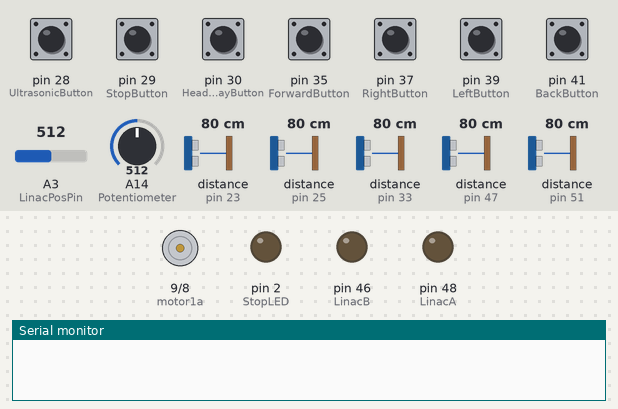
Bench run of a sketch on a simulated Arduino Mega 2560, built with avr-gcc and run on an emulated ATmega2560. On the bench: motor-driver pin pairs drawn as motors (green arrow = first pin HIGH = forward, orange = second pin HIGH = backward, longer = more drive), output pins drawn as LEDs (lit = HIGH), the last lines printed to the serial monitor. Wiring (inferred from the names in the program): 5 × ultrasonic range finder: trigger pin 22, echo pin 23 / trigger pin 24, echo pin 25 / trigger pin 32, echo pin 33 / trigger pin 45, echo pin 47 / trigger pin 49, echo pin 51. Inputs (shaded band) come from the test bench; at power-on: pin 28 (UltrasonicButton), pin 29 (StopButton), pin 30 (HeadArrayButton), pin 35 (ForwardButton), pin 37 (RightButton), pin 39 (LeftButton), pin 41 (BackButton) LOW, A3 (LinacPosPin) = 512, A14 (Potentiometer) = 512, distance to the obstacle (sensors on pin 23, pin 25, pin 33, pin 47, pin 51) 80 cm. The echo pulse lasts 58.3 µs per cm; pins used as bus, display or sensor lines are not drawn.

Above: at 1.2 s.
1.3 s: pin 35 (ForwardButton) pulled HIGH for 0.15 s
At 1.48 s:
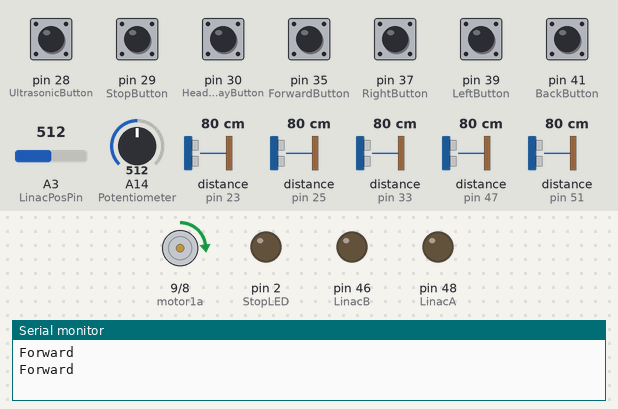
3.0 s: pin 41 (BackButton) pulled HIGH for 1 s
At 3.29 s:
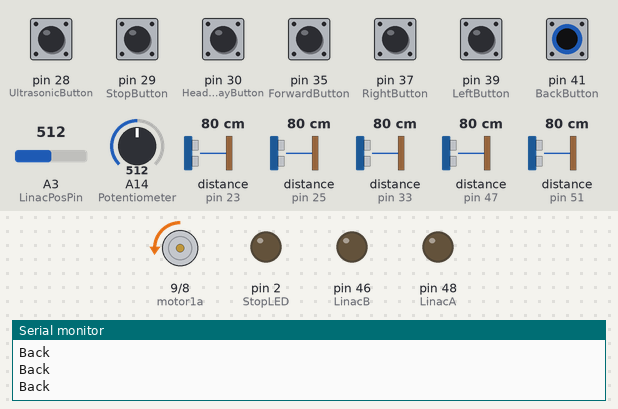
6.0 s: pin 39 (LeftButton) pulled HIGH for 0.15 s
At 6.6 s:
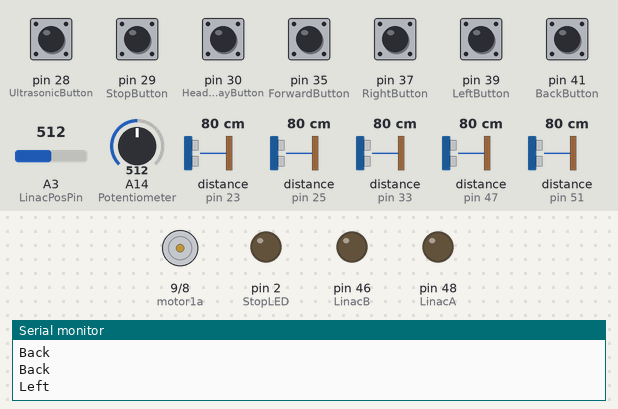
7.6 s: pin 29 (StopButton) pulled HIGH for 0.15 s
At 8.0 s:
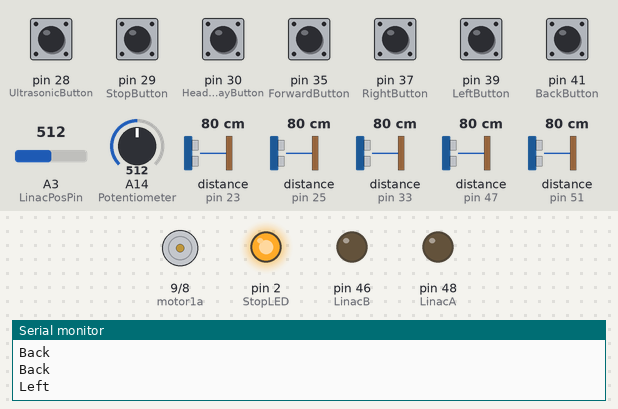
9.2 s: pin 29 (StopButton) pulled HIGH for 1 s
At 9.6 s:
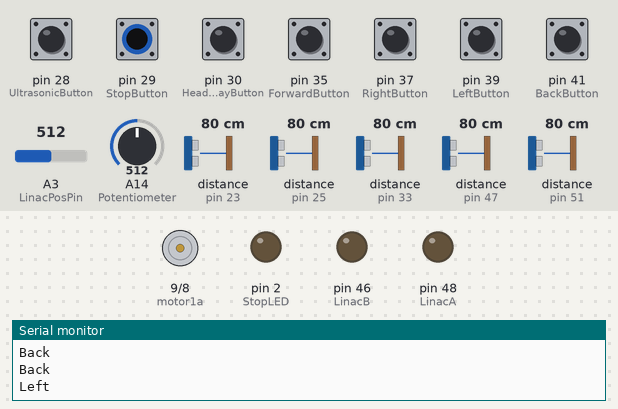
11.7 s: pin 35 (ForwardButton) pulled HIGH for 1 s
At 12.04 s:
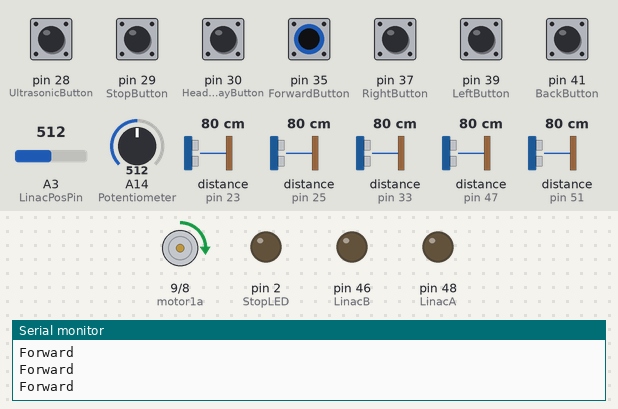
Timing chart, 0 to 14.7 s (numbered marks = the images above; inputs shaded):
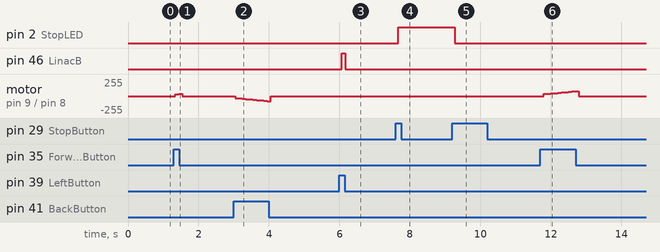

The sketch:

BabyCarV5_1_1Code___Copy.ino
```cpp
/*Error Docs:

avrdude: stk500v2_getsync(): timeout communicating with programmer
-select through the tools->ports-> mega adk

*/
#include <Arduino.h>
//Joystick Setup
#define VRXPIN A0
#define VRYPIN A1

#define LinacA 48
#define LinacB 46
#define LinacPosPin A3
#define ENA 12


//back and front proximity sensors
#define UltraFrontTrig 49
#define UltraFrontEcho 51

#define UltraBackTrig 45
#define UltraBackEcho 47

//Head array sensors
#define ultra_left_trig 22
#define ultra_left_echo 23

#define ultra_right_trig 24
#define ultra_right_echo 25

#define ultra_back_trig 32
#define ultra_back_echo 33
//control panel
#define UltrasonicButton 28  //ultra toggle
#define HeadArrayButton 30
#define Potentiometer A14     //motor speed
//kill switch
#define StopButton 29
#define StopLED 2

#define ForwardButton 35
#define RightButton 37
#define LeftButton 39
#define BackButton 41

#define motor1a 9
#define motor1b 8

#define LinacUpperLimit 380
#define LinacLowerLimit 220

int RealLinacPos;

//Ultrasonic Setup

int ProxFront;
long duration1;
int distance1;

int ProxBack;
long duration2;
int distance2;

int Forward;
int Right;
int Left;
int Back;

int ButtonMotorSpeed = 10;

enum head_array_state {
  LEFT,
  RIGHT,
  FRONT,
  NONE
} ;

//Killswitch Setup
int PreviousStopButtonState;
int CurrentStopButtonState;
int StopStatus;
// int StopLED = 37;

int xRestMin;
int xRestMax;
int LinacRestMax;
int LinacRestMin;
int LinacExtendMax;
int LinacExtendMin;

int yRestMin;

int yRestMax;

unsigned long t0;
unsigned long elapsed;


class Ultrasonic {
private:
  byte echo_pin;
  byte trigger_pin;
  float duration;
  int distance;
  head_array_state state;
public:
  Ultrasonic(byte e_pin, byte t_pin, head_array_state s_state) {
    echo_pin = e_pin;
    trigger_pin = t_pin;
    state = s_state;
    init();
  }

  void init() {
    pinMode(echo_pin, INPUT);
    pinMode(trigger_pin, OUTPUT);
    update();
  }

  int update() {

    digitalWrite(trigger_pin, LOW);
    // digitalWrite(echo_pin, LOW);
    delayMicroseconds(2);
    // Sets the trigPin on HIGH state for 10 micro seconds

    digitalWrite(trigger_pin, HIGH);
    // digitalWrite(echo_pin, HIGH);
    delayMicroseconds(10);

    digitalWrite(trigger_pin, LOW);
    // digitalWrite(echo_pin, LOW);
    delayMicroseconds(10);


    duration = pulseIn(echo_pin, HIGH, 10000);
    //duration2 = pulseIn(UltraBackEcho, HIGH);
    // Reads the echoPin, returns the sound wave travel time in microseconds

    // Calculating the distance
    distance = duration * 0.034 / 2;

    if (distance == 0) {
      distance = 1000;
    }

    return distance;
    delay(100);
  }

  int get_dist() {
    return distance;
  }

  head_array_state get_state() {
    return state;
  }


  bool check_prox() {
    if (digitalRead(UltrasonicButton) == HIGH) {
        return update() > 30;
    } else {
      return true;
    }
  }

  bool check_head_array() {
    if (digitalRead(HeadArrayButton) == HIGH) {
      return update() > 30;
    } else {
      return true;
    }
  }
};

void ramp_speed(int maxSpeed) {
  if (ButtonMotorSpeed < maxSpeed) {
    ButtonMotorSpeed += 5;
  }
}

Ultrasonic ultra_front(UltraFrontEcho, UltraFrontTrig, NONE);
Ultrasonic ultra_back(UltraBackEcho, UltraBackTrig, NONE);
Ultrasonic ultra_left(ultra_left_echo, ultra_left_trig, LEFT);
Ultrasonic ultra_right(ultra_right_echo, ultra_right_trig, RIGHT);
Ultrasonic head_ultra_back(ultra_back_echo, ultra_back_trig, FRONT);


Ultrasonic head_array[] = {ultra_left, ultra_right, head_ultra_back};


head_array_state check_head_array() {
  head_array[0].update();
  head_array[1].update();
  head_array[2].update();

  int min_value = min(min(head_array[0].get_dist(), head_array[1].get_dist()), head_array[2].get_dist());

  if (min_value >= 30 || min_value == 0) {
    return NONE;
  } else {
    for (int i = 0; i <= 2; i++) {
      if (min_value == head_array[i].get_dist()) {
        return head_array[i].get_state();
      }
    }
    return NONE;
  }
}

void setup() {
  //Motors
  pinMode(motor1a, OUTPUT);
  pinMode(motor1b, OUTPUT);

  //Linear Actuator
  pinMode(LinacA, OUTPUT);
  pinMode(LinacB, OUTPUT);
  pinMode(LinacPosPin, INPUT);

  //Ultrasonic Sensors
  pinMode(UltraFrontTrig, OUTPUT);
  pinMode(UltraFrontEcho, INPUT);

  pinMode(UltraBackTrig, OUTPUT);
  pinMode(UltraBackEcho, INPUT);

  pinMode(ultra_left_echo, INPUT);
  pinMode(ultra_left_trig, OUTPUT);

  pinMode(ultra_right_echo, INPUT);
  pinMode(ultra_right_trig, OUTPUT);

  pinMode(ultra_back_echo, INPUT);
  pinMode(ultra_back_trig, OUTPUT);

  pinMode(UltrasonicButton, INPUT);
  pinMode(HeadArrayButton, INPUT);


  //Misc
  pinMode(Potentiometer, INPUT);

  //Killswitch
  pinMode(StopButton, INPUT);
  pinMode(StopLED, OUTPUT);
  StopStatus = 0;

  //Buttons
  pinMode(ForwardButton, INPUT);
  pinMode(RightButton, INPUT);
  pinMode(LeftButton, INPUT);
  pinMode(BackButton, INPUT);

  Serial.begin(9600);
  Serial2.begin(9600);
}


void loop() {
  t0 = micros();
// loop logic
  elapsed = micros() - t0;
  // Serial.println(elapsed);

  //Changing Values;

  int MaxMotorSpeed = map(analogRead(Potentiometer), 0, 1023, 25, 300);  //last number value is max motor speed


  RealLinacPos = analogRead(LinacPosPin);
  // Serial.print("Linear Atuator Position:");

  //Serial.println(NegativeyValue);


  Forward = digitalRead(ForwardButton);
  Back = digitalRead(BackButton);
  Left = digitalRead(LeftButton);
  Right = digitalRead(RightButton);


  //Estop
  PreviousStopButtonState = CurrentStopButtonState;
  CurrentStopButtonState = (digitalRead(StopButton));

  if ((CurrentStopButtonState == 1) && (PreviousStopButtonState == 0)) {
    if (StopStatus == 0) {
      StopStatus = 1;
    } else if (StopStatus == 1) {
      StopStatus = 0;
    }
  }
  if (StopStatus == 1) {
    digitalWrite(StopLED, HIGH);
  } else if (StopStatus == 0) {
    digitalWrite(StopLED, LOW);
  }

  //Drive Controlss
  const char* haStatus;
  const char* proxStatus;

  if (StopStatus == 0) {

    if (Forward == HIGH && ultra_front.check_prox()) {
        Serial.println("Forward");
        ramp_speed(MaxMotorSpeed);
        analogWrite(motor1a, ButtonMotorSpeed);
        digitalWrite(motor1b, LOW);  //WIP
      } else if (Right == HIGH && RealLinacPos < LinacUpperLimit) {
        Serial.println("Right");
        digitalWrite(LinacA, HIGH);
        digitalWrite(LinacB, LOW);
      } else if (Left == HIGH && RealLinacPos > LinacLowerLimit) {
        Serial.println("Left");
        digitalWrite(LinacB, HIGH);
        digitalWrite(LinacA, LOW);
      } else if (Back == HIGH && (ultra_back.check_prox())) {
        Serial.println("Back");
        ramp_speed(MaxMotorSpeed);
        digitalWrite(motor1a, LOW);
        analogWrite(motor1b, ButtonMotorSpeed);
      } else if (digitalRead(HeadArrayButton) == HIGH) {
        switch(check_head_array()) {
          case LEFT:
            Serial.println("L");
            if (RealLinacPos > LinacLowerLimit) {
              digitalWrite(LinacB, HIGH);
              digitalWrite(LinacA, LOW);
            } else {
              digitalWrite(LinacB, LOW);
              digitalWrite(LinacA, LOW);
            }
            haStatus = "LEFT";
            break;
          case RIGHT:
            Serial.println("R");
            if (RealLinacPos <= LinacUpperLimit) {
              digitalWrite(LinacA, HIGH);
              digitalWrite(LinacB, LOW);
            } else {
              digitalWrite(LinacB, LOW);
              digitalWrite(LinacA, LOW);
            }
            haStatus = "RIGHT";
            break;
          case FRONT:
            Serial.println("F");
            if (ultra_back.check_prox()) {
              ramp_speed(MaxMotorSpeed);
              analogWrite(motor1a, ButtonMotorSpeed);
              digitalWrite(motor1b, LOW);
               haStatus = "FRONT";
            }
            break;
          case NONE:
            digitalWrite(motor1a, LOW);
            digitalWrite(motor1b, LOW);
            digitalWrite(LinacA, LOW);
            digitalWrite(LinacB, LOW);
             haStatus = "NONE";

            if (digitalRead(UltrasonicButton)) {
              if (!ultra_back.check_prox()) {
                 proxStatus = "BACK";
              } else if (!ultra_front.check_prox()) {
                 proxStatus = "FRONT";

              } else if (!ultra_back.check_prox() && !ultra_front.check_prox()){
                 proxStatus = "BOTH";
              } else {
                 proxStatus = "NONE";
              }
            } else {
               proxStatus = "OFF";
            }

            ButtonMotorSpeed = 25;
            break;
        }
      } else {
        digitalWrite(motor1a, LOW);
        digitalWrite(motor1b, LOW);
        digitalWrite(LinacA, LOW);
        digitalWrite(LinacB, LOW);
        haStatus = "OFF";
        ButtonMotorSpeed = 25;
      }
  } else {
    digitalWrite(motor1a, LOW);
    digitalWrite(motor1b, LOW);
    digitalWrite(LinacA, LOW);
    digitalWrite(LinacB, LOW);
    haStatus = "OFF";
    proxStatus = "OFF";
    ButtonMotorSpeed = 25;
  }

  char sendData[200];

  // Serial2.print("skibs");
  // snprintf(sendData, sizeof(sendData), "<MS: ,%i, HA: ,%s,P: ,%s>", MaxMotorSpeed, haStatus, proxStatus);
  snprintf(sendData, sizeof(sendData), "<MS: ,%i, HA: ,%s,P: ,%s>", 1, "skib", "idi");


  // Send MaxMotorSpeed, Head Array Status, Prox,
  delay(100);
}
```

Measured:
- after the input at 1.3 s, motor on pin 9 (motor1a) / pin 8 (motor1b): stopped → forward 30/255 at once, → forward 35/255 0.10 s later, → stopped 0.10 s later
- after the input at 3.0 s, motor on pin 9 (motor1a) / pin 8 (motor1b): stopped → backward 30/255 at once, → backward 35/255 0.10 s later, → backward 40/255 0.10 s later, → backward 45/255 0.10 s later, … (11 changes in this stretch)
- after the input at 6.0 s, pin 46 (LinacB): LOW → HIGH after 0.06 s, → LOW 0.10 s later
- after the input at 7.6 s, pin 2 (StopLED): LOW → HIGH after 0.07 s
- after the input at 9.2 s, pin 2 (StopLED): HIGH → LOW after 0.08 s
- after the input at 11.7 s, motor on pin 9 (motor1a) / pin 8 (motor1b): rises from stopped to forward 75/255 in 0.91 s, then falls to stopped in 0.10 s
